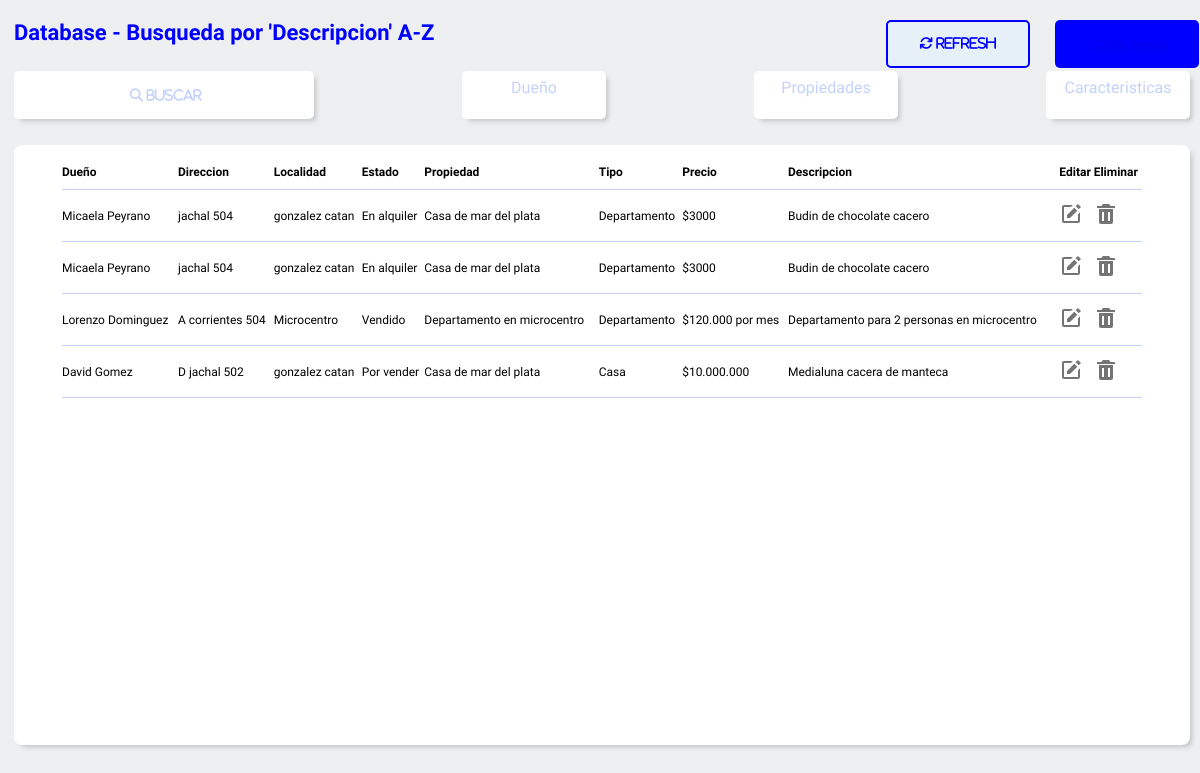
Page /descripcion_az/ on the committed database.
### bd_app/models.py (models this page shows, shortened)
class datos_propiedad_model(models.Model):
    CASA='Casa'
    DEPARTAMENTO= 'Departamento'
    TERRENO= 'Terreno'
    LOCAL_COMERCIAL='Local comercial'
    PH = 'PH'
    QUINTA_VACACIONAL='Quinta vacacacional'
    OFICINA_COMERCIAL= 'Oficina comercial'
    GARAGE= 'Garage'
    BODEGA_GALPON= 'Bodega-Galpon'
    FCOMERCIO= 'Fondo de comercio'
    HOTEL= 'Hotel'
    DEPOSITO= 'Deposito'
    BODEGA= 'Bodega, niho o parcela'
    CONSULTORIO= 'Consultorio'
    OPCIONES=[(CASA,'Casa'),
              (DEPARTAMENTO, 'Departamento'),
              (TERRENO,'terreno'),
              (LOCAL_COMERCIAL,'Local comercial'),
              (PH,'ph'),
              (QUINTA_VACACIONAL,'Quinta vacacional'),
              (OFICINA_COMERCIAL,'Oficina comercial'),
              (GARAGE, 'Garage'),
              (BODEGA_GALPON, 'Bodega-Galpon'),
              (FCOMERCIO, 'Fondo de comercio'),
              (HOTEL, 'Hotel'),
              (DEPOSITO, 'Deposito'),
              (BODEGA, 'Bodega, niho o parcela'),
              (CONSULTORIO, 'Consultorio'),
              ]
    DIS='Disponible'
    ALQ='Alquilado'
    ENAL= 'En alquiler'
    ENV= 'En venta'
    POR = 'Por vender'
    VN= 'Vendido'
    OPCIONES_ESTADO=[(DIS,'Disponible'),
                     (ENAL,'En alquiler'),
                     (ALQ,'Alquilado'),
                     (ENV,'En venta'),
                     (POR,'Por vender'),
                     (VN,'Vendido')]
    id = models.AutoField(primary_key=True)
    dueño= models.CharField(max_length=50,blank=True)
    tipo = models.CharField(choices=OPCIONES,
                            max_length=50,
                            default=CASA,
                            null=True,
                            blank = True)
    estado = models.CharField(max_length=50,null=True,blank=False,
                              choices=OPCIONES_ESTADO,
                              default=DIS,)
    direccion = models.CharField(max_length=50,null=True,blank=False)
    descripcion= models.CharField(max_length=200,null=True,blank=False)
    pais= models.CharField(max_length=50,blank = True,null=True)
    provincia = models.CharField(max_length=50,blank = True,null=True)
    localidad = models.CharField(max_length=50,blank = True,null=True)
    parcela= models.IntegerField(null=True,blank=False)
    lote= models.CharField(max_length=50,null=True,blank=False)
    tamaño= models.CharField(max_length=50,null=True,blank=False)
    metros2 = models.CharField(max_length=50,null=True,blank=False)
    clave_c=models.CharField(max_length=50,null=True,blank=False)
    titular = models.CharField(max_length=50,null=True,blank=False)
    MN='Monoambiente'
    DOS='2 Ambientes'
    TRES='3 Ambientes'
    CUATRO='4 Ambientes'
    CINCO='5 Ambientes'
    OPCIONES_AMBIENTES=[(MN,'Monoambiente'),
                        (DOS,'2 Ambientes'),
                        (TRES,'3 Ambientes'),
                        (CUATRO,'4 Ambientes'),
                        (CINCO,'5 Ambientes')]
    propiedad = models.CharField(max_length=200,null=True,blank=False)
    ambientes= models.CharField(max_length=50,null=True,blank=False,
                             choices=OPCIONES_AMBIENTES,
                             default= MN)
    baños= models.IntegerField(null=True,blank=False)
    dormitorios= models.IntegerField(null=True,blank=False)
    cocina= models.IntegerField(null=True,blank=False)
    living= models.IntegerField(null=True,blank=False)
    comedor= models.IntegerField(null=True,blank=False)
    garage= models.IntegerField(null=True,blank=False)
    sotano=models.IntegerField(null=True,blank=False)
    terrasa= models.IntegerField(null=True,blank=False)
    descripcion= models.CharField(max_length=200,null=True,blank=False)
    precio= models.CharField(max_length=20,null=True,blank=False)

### bd_app/views.py (the view)
# urls.py: path('descripcion_az/',descripcion_az,name='descripcion_az'),
def descripcion_az (request):
      queryset = request.GET.get('buscar')
      clientes= datos_propiedad_model.objects.all().order_by('descripcion')
      if queryset:
          clientes= datos_propiedad_model.objects.filter(descripcion = True)
          clientes= datos_propiedad_model.objects.filter(
            Q(descripcion__icontains = queryset)
            ).distinct().order_by('descripcion')
      return render (request,'bd_app/filtros/descripcion/descripcion_az.html',{'clientes':clientes})

### bd_app/templates/bd_app/filtros/descripcion/descripcion_az.html (shortened to what this page needs)
{% extends 'bd_app/inicio.html' %}
{% block titulo %}
<h4 class="titulo_database">Database - Busqueda por 'Descripcion' A-Z</h4>
{% endblock %}
{% block tabla %}
<div class="tabla__main">
    <table>
        <thead>
            <th> <a href="{% url 'dueño_az' %}"> Dueño</th></a>
            <th ><a href="{% url 'direccion_az' %}" >Direccion</th></a>
            <th ><a href="{% url 'localidad_az' %}" >Localidad</th></a>
            <th ><a href="{% url 'estado_az' %}" >Estado</th></a>
            <th ><a href="{% url 'propiedad_az' %}" >Propiedad</th></a>
            <th ><a href="{% url 'tipo_az' %}" >Tipo</th></a>
            <th> <a href="{% url 'precio_az' %}"> Precio</th></a>
            <th ><a href="{% url 'descripcion_za' %}" >Descripcion</th></a>
            <th ><a href="{% url 'inicio' %}" >Editar</th></a>
            <th ><a href="{% url 'inicio' %}" >Eliminar</th></a>
        </thead>
        <tbody>
            {% for i in clientes %}
            <tr>
                <td>{{ i.dueño }}</td>
                <td>{{ i.direccion }}</td>
                <td>{{ i.localidad}}</td>
                <td>{{ i.estado}}</td>
                <td>{{ i.propiedad }}</td>
                <td>{{ i.tipo }}</td>
                <td>{{ i.precio }}</td>
                <td>{{ i.descripcion}}</td>
                <td class='edit'></td>
                <td class='delete'><a  href="{% url 'delete' i.id %}"  id="{{ i.id }}" > <svg class='buttom_delete'  xmlns="http://www.w3.org/2000/svg" width="24" height="24" viewBox="0 0 24 24" style="fill: rgb(116, 116, 116);transform: ;msFilter:;"><path d="M6 7H5v13a2 2 0 0 0 2 2h10a2 2 0 0 0 2-2V7H6zm4 12H8v-9h2v9zm6 0h-2v-9h2v9zm.618-15L15 2H9L7.382 4H3v2h18V4z"></path></svg> </a></td>
            </tr>
            {% endfor %}
    </table>
</div>
{% endblock %}

### bd_app/static/bd_app/style_2.css (style rules this page uses)
* { margin: 0; padding: 0; box-sizing: border-box; font-family: 'Orbitron', sans-serif; font-family: 'Urbanist', sans-serif; }
body { display: flex; justify-content: center; align-items: center; background-color: #edeff1; }
.titulo_database { grid-column: 1/2; color: blue;; font-size: 22px; width: 500px; }
.tabla__main { grid-row: 2/3; grid-column: 1/4; background-color: rgb(255, 255, 255); display: flex; margin: 10px auto; margin-bottom: 10px; width: 98vw; height: 75vh; justify-content: center; border-radius: 8px ; box-shadow: 4px 4px 5px -2px rgba(0,0,0,0.18); -webkit-box-shadow: 4px 4px 5px -2px rgba(0,0,0,0.18); -moz-box-shadow: 4px 4px 5px -2px rgba(0,0,0,0.18); }
.tabla__main table { margin-top: 20px; width: 90vw; height: 10vh; border-collapse: collapse; border-bottom: solid 0.5px #c4d2fb; text-align: left; font-size: 12px; }
.tabla__main tr { margin-bottom: 40PX; }
th { padding-bottom: 10px ; }
.tabla__main td { border-top: solid 0.5px #c4d2fb; padding:4px 0; font-size: 12px; padding-bottom: 12px; padding-top: 12px; }
.tabla__main a { list-style: none; text-decoration: none; color: black; }

### bd_app/nahuel/style.css (style rules this page uses)
* { margin: 0; padding: 0; box-sizing: border-box; }

### rows in the picture
datos_propiedad_model: dueño "Micaela Peyrano", direccion "jachal 504", localidad "gonzalez catan", estado "En alquiler", propiedad "Casa de mar del plata", tipo "Departamento", precio "$3000", descripcion "Budin de chocolate cacero"
datos_propiedad_model: dueño "Micaela Peyrano", direccion "jachal 504", localidad "gonzalez catan", estado "En alquiler", propiedad "Casa de mar del plata", tipo "Departamento", precio "$3000", descripcion "Budin de chocolate cacero"
datos_propiedad_model: dueño "Lorenzo Dominguez", direccion "A corrientes 504", localidad "Microcentro", estado "Vendido", propiedad "Departamento en microcentro", tipo "Departamento", precio "$120.000 por mes", descripcion "Departamento para 2 personas en microcentro"
datos_propiedad_model: dueño "David Gomez", direccion "D jachal 502", localidad "gonzalez catan", estado "Por vender", propiedad "Casa de mar del plata", tipo "Casa", precio "$10.000.000", descripcion "Medialuna cacera de manteca"
